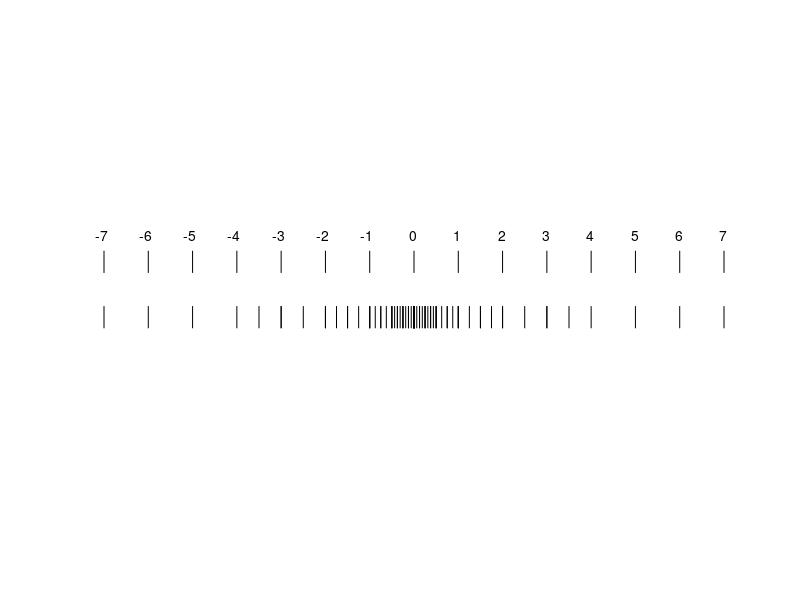

This chart was generated by the following MATLAB code:
clear all
format compact
clf
% PURPOSE: plot the distribution of floating-point
%  numbers with base=2, a mantissa of 3 and an 
%  exponent from -1 to 3, and below the distribution
%  of integer numbers in the same interval
% USAGE: Was used to produce Fig. 2.1
% ALGORITHM:  see p. 66
% REVISION HISTORY: 21-May-2014 H.-G. Matuttis


j=0
for i1=0:1 % first digit of the mantissa
  for i2=0:1 % second  digit of the mantissa
    for i3=0:1 % third digit of the mantissa
% to extend to larger mantissas, include
% additional loops
      for r=-1:3 % exponent
        j=j+1;
        mantissa=(i1/2+i2/4+i3/8);
        exponent=2^r;
        x1(j)=mantissa*exponent;
      end
    end
  end
end
x1=[-x1 x1];

% plot the floating-point values as vertical lines
plot([x1 ;x1],[0*x1 ;.5+0*x1],'k'  )
hold on
% plot the integers as vertical lines below
x2=[-7:7];
plot([x2 ;x2],[1.25+0*x2 ;1.75+0*x2],'k'  )
axis off
% annotate the integers
for i=min(x2):max(x2)
  text(i-.15+.051*sign(i+.5),2.1,num2str(i))  
end    

axis image

return
